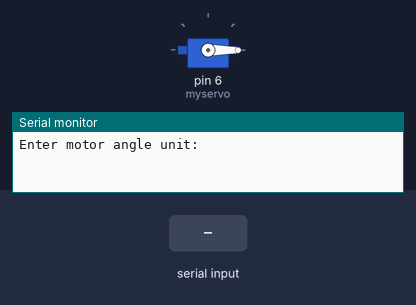
This sketch was run on a simulated Arduino Uno, built with avr-gcc and run on an emulated ATmega328P. On the bench: servo, the last lines printed to the serial monitor. The inputs (shaded band) are chosen by the test bench.

Above: at 1.2 s.
1.3 s: "90,45\n" received over Serial
At 1.7 s:
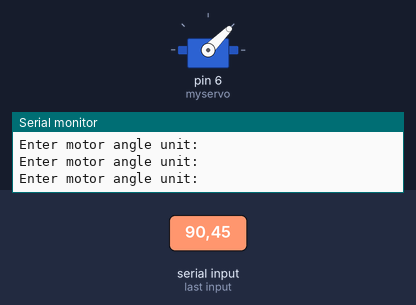
3.8 s: "30,150\n" received over Serial
At 4.6 s:
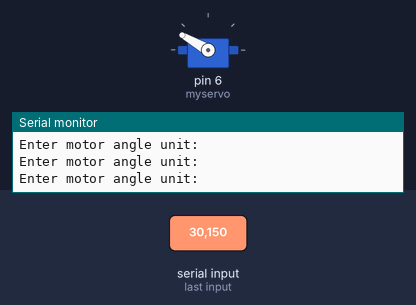
6.3 s: "200\n" received over Serial
At 6.6 s:
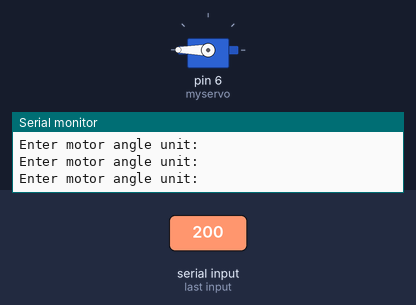
Timing chart, 0 to 9.3 s (numbered marks = the images above; inputs shaded):
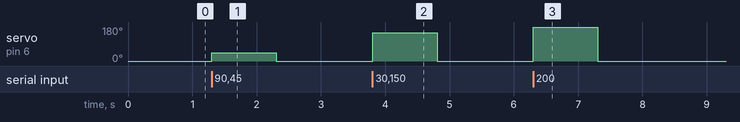

The sketch:

servo_motor.ino
```cpp
// C++ code
//
#include<Servo.h>

Servo myservo;
void setup()
{
  Serial.begin(9600);
  myservo.attach(6);
  myservo.write(0);
}

void loop()
{
  Serial.println("Enter motor angle unit: ");
  while(Serial.available()==0){
    // wait for input
  }
  int angle_unit = Serial.parseInt();
  myservo.write(angle_unit);

}
```

Measured:
- after the input at 1.3 s, servo on pin 6 (myservo): 0° → 45° at once, → 0° 1.0 s later
- after the input at 3.8 s, servo on pin 6 (myservo): 0° → 150° at once, → 0° 1.0 s later
- after the input at 6.3 s, servo on pin 6 (myservo): 0° → 180° at once, → 0° 1.0 s later
